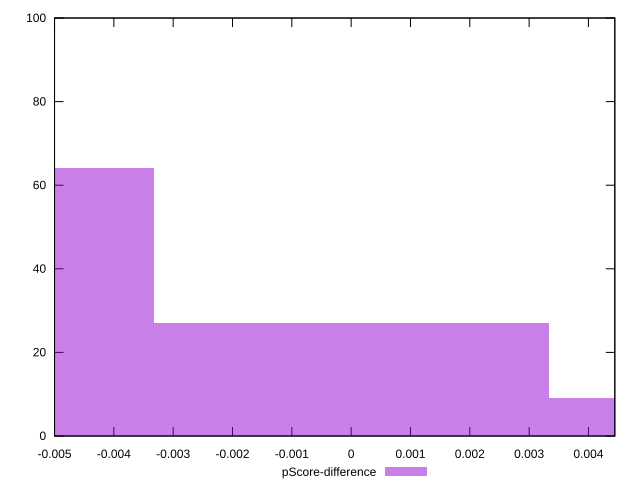

Source code (gnuplot):
reset

$pScoreDifference <<EOF
0 27
-0.006661730155597527 64
0.006661730155597527 9
EOF

set key outside below
set boxwidth 0.006661730155597527
set xrange [-0.0050000000000000044:0.004444444444444473]
set yrange [0:100]
set trange [0:100]
set style fill transparent solid 0.5 noborder
set terminal svg size 640, 490 enhanced background rgb 'white'
set output "report_00014_2021-02-09T15:56:05.503Z/offscreen-images/samples/pages+cached/pScore-difference/histogram.svg"

plot $pScoreDifference title "pScore-difference" with boxes

reset
